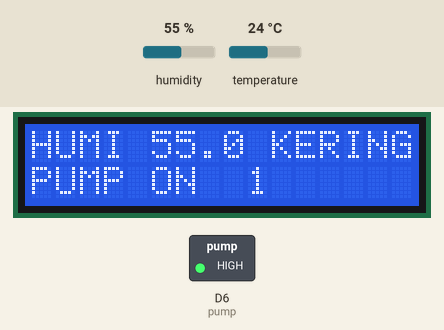
This sketch was run on a simulated ESP8266 (NodeMCU). Parts: 16×2 character LCD, switched loads named in the sketch (green lamp = pin HIGH). The test bench sets the inputs (shaded band); at power-on: humidity 55 %, temperature 24 °C. WiFi joins after 1.5 s; servers stay silent unless stated; what the sketch prints to the serial monitor is not drawn.

Above: at 3.0 s.
3.1 s: humidity set to 68 %
At 12.5 s:
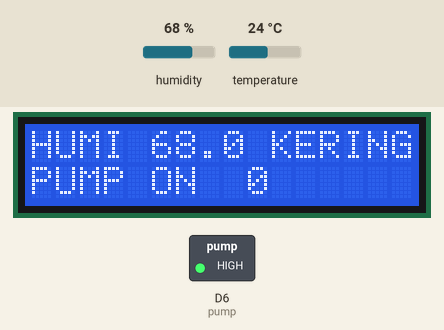
13.3 s: humidity set to 72 %
At 23.1 s:
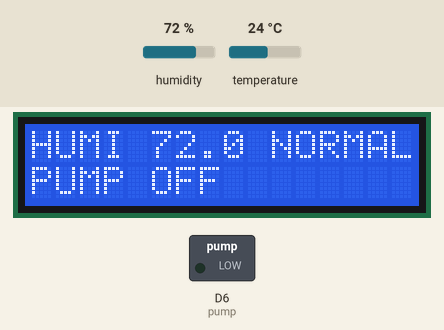
23.8 s: humidity set to 79 %
At 24.9 s:
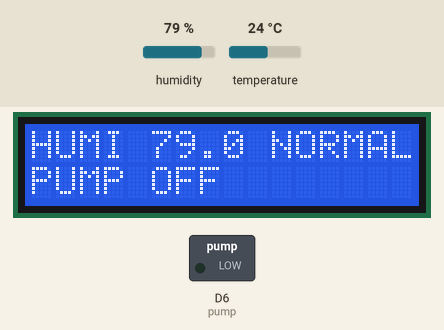
28.9 s: humidity set to 82 %
At 31.6 s:
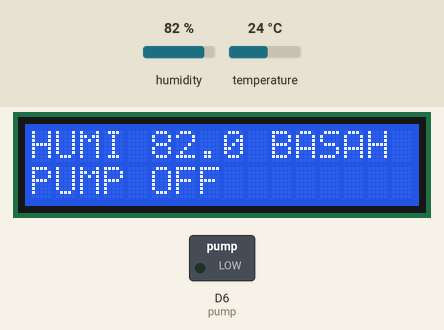
Timing chart, 0 to 33.1 s (numbered marks = the images above; inputs shaded):
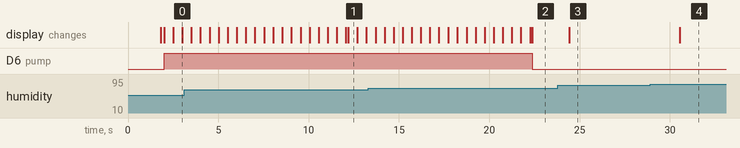

The sketch:

smart_plant.ino
```cpp
#define BLYNK_PRINT Serial
#include <ESP8266WiFi.h>
#include <BlynkSimpleEsp8266.h>
#include <SimpleTimer.h>
#include <LiquidCrystal_I2C.h>
#include <DHT.h>
#define BLYNK_TEMPLATE_ID "TMPLRcpSQ3TT"
#define BLYNK_DEVICE_NAME "Smart Plant"
#define BLYNK_AUTH_TOKEN "ADaF3dCWVTwFRcgd6hB1_-XhibWvo8Qc"
#define DHTPIN D5
#define DHTTYPE DHT22
DHT dht(DHTPIN, DHTTYPE);
LiquidCrystal_I2C LCD(0x27,16,2);  //lcd board
float humi, temp;
int pump = D6;   //pin 0 pada nodemcupin 3

char auth[] = BLYNK_AUTH_TOKEN;                         //Enter your Auth token
char ssid[] = "ARCHEUSE";                                   //Enter your WIFI name
char pass[] = "archeuse";                           //Enter your WIFI password

SimpleTimer timer;
WidgetLCD lcd(V1); //lcd android

void sendSensor(){
  //lcd to android && LCD to board lcd
  humi = dht.readHumidity();
  temp = dht.readTemperature();
  float h = humi;
  float t = temp;

  Serial.print(h);
  lcd.print(0,0,"KEADAAN");
  LCD.setCursor(0,0);
  LCD.print("HUMI");
  LCD.setCursor(5,0);
  LCD.print(h);
  LCD.print(" ");
  lcd.print(0,1,"PUMP");
  LCD.setCursor(0,1);
  LCD.print("PUMP");
  Blynk.virtualWrite(V1, h);
  Blynk.virtualWrite(V0, t);

  if (h<70){
    Serial.println("KERING");//ke serial monitor
    lcd.print(8,0," KERING");
    LCD.setCursor(9,0);
    LCD.print(" KERING");
    lcd.print(5,1,"ON ");
    LCD.setCursor(5,1);
    LCD.print("ON ");
    digitalWrite(pump,HIGH);
    for(int x=0; x<=10; x++){
      LCD.setCursor(9,1);
      LCD.print(x);
      lcd.print(9,1,x);
      delay(500);}
      lcd.clear();
      LCD.clear();
      digitalWrite(pump,HIGH);
      lcd.print(0,0,"MENYIRAM");
      LCD.setCursor(0,0);
      LCD.print("MENYIRAM");
      lcd.print(0,1,"    WAIT");
      LCD.setCursor(0,1);
      LCD.print("    WAIT");
    for(int x=9; x>0; x--){
      LCD.setCursor(9,1);
      LCD.print(x);
      lcd.print(9,1,x);
      delay(500);}
      lcd.clear();
      LCD.clear();
    }

  else if (h>=70&&h<81){
  Serial.println("NORMAL");
  lcd.print(8,0," NORMAL");
  LCD.setCursor(9,0);
  LCD.print(" NORMAL");
  lcd.print(5,1,"OFF");
  LCD.setCursor(5,1);
  LCD.print("OFF");
  digitalWrite(pump,LOW);
  }

  else if (h>80){
  Serial.println(" BASAH");
  lcd.print(8,0," BASAH ");
  LCD.setCursor(9,0);
  LCD.print(" BASAH ");
  lcd.print(5,1,"OFF");
  LCD.setCursor(5,1);
  LCD.print("OFF");
  digitalWrite(pump,LOW);
  }
}

void setup()
{
  Serial.begin(9600);
  Blynk.begin(auth, ssid, pass, "blynk.cloud", 80);
  timer.setInterval(100L, sendSensor);
  pinMode(pump,OUTPUT);
  lcd.clear();
  LCD.begin();
  LCD.backlight();
}

void loop()
{
  Blynk.run();
  timer.run();
  delay(100);
}
```

Measured:
- the behaviour switches between 69 and 70 % on humidity (found by bisection; images 1 and 2)
- the behaviour switches between 80 and 81 % on humidity (found by bisection; images 3 and 4)
- after the input at 13.3 s, D6 (pump): HIGH → LOW after 9.1 s; the display: first differs from a run without the input after 9.1 s (image 2)
- after the input at 23.8 s, the display: changes after 0.63 s (image 3)
- after the input at 28.9 s, the display: changes after 1.7 s (image 4)
- what the display in image 0 shows lasts 0.5 s, from 2.5 s to 3.0 s
